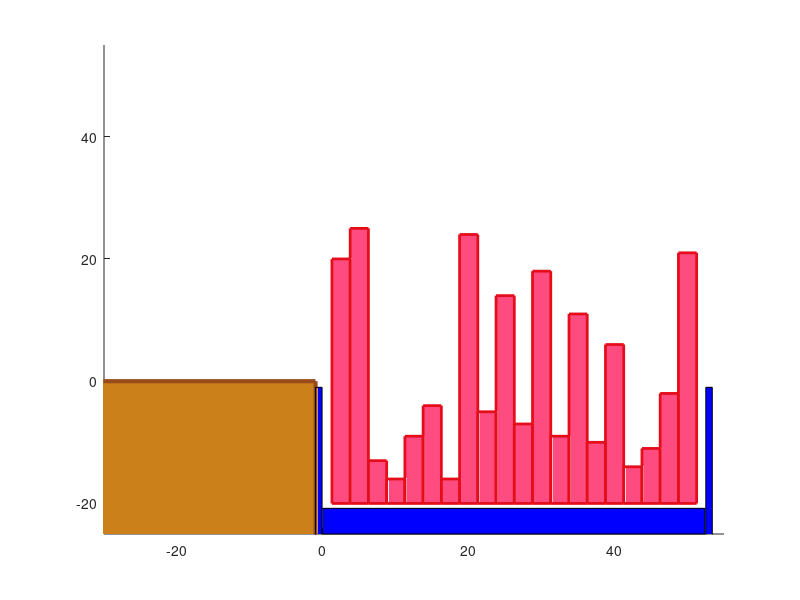

The MATLAB script that drew this image: (Note: this script raises an error after producing the figure.)
clc, clear
% Perfil de contenedores
x_positions = 2.5:2.5:50;
% Altura de los contenedores
hy_cont = randi([0, 45], 1, 20);
estado_cont = [x_positions; hy_cont]
% Ancho de cada contenedor
hx_cont = 2.5;
boat_under_water = 20;

%% Limites del grafico
xmin = -30;
xmax = 55;
ymin = -25;
ymax = 55;

%% Ploteo muelle
delta = 1;
x_muelle = abs(xmin);% + delta;
y_muelle = abs(ymin) + delta;
rectangle('Position', [xmin-delta ymin-delta x_muelle y_muelle], 'EdgeColor', [0.6 0.3 0.1], 'LineWidth', 3, 'FaceColor', [0.8 0.5 0.1])    
hold on
axis([xmin xmax ymin ymax])

%% Ploteo barco
% deltax_cont = 0.25
% ysb = 15;
% barco_x = [0, 0, size(x_positions)*(hx_cont), size(x_positions)*(hx_cont)];
% barco_y = [ysb, -boat_under_water-0.5, -boat_under_water-0.5, ysb];
% plot(barco_x, barco_y, 'LineWidth', 3, 'Color', [0.2 0.2 0.2])

%% Ploteo mar
%Parte izq barco 
rectangle('Position',[-delta ymin-delta delta-0.1 y_muelle-delta],'FaceColor', 'Blue','LineWidth', 0.01)
hold on
rectangle('Position',[-0.1 ymin (size(x_positions,2)*(hx_cont)+ hx_cont)  (abs(ymin)-abs(boat_under_water)-0.8)],'FaceColor', 'Blue','LineWidth', 0.01)
hold on
rectangle('Position',[(size(x_positions,2)*(hx_cont) + hx_cont) ymin-delta delta-0.1 y_muelle-delta],'FaceColor', 'Blue','LineWidth', 0.01)
hold on

%% Ploteo contenedores
x_actual = 0;
% for i = 1:size(x_positions,2)
%     y_actual = - boat_under_water;
%     x_actual = x_positions(i) - hx_cont/2;
%     rectangle('Position', [x_actual y_actual hx_cont hy_cont(i)], 'EdgeColor', [0.9 0.05 0.1], 'LineWidth', 2, 'FaceColor', [1 0.3 0.5])
%     y_actual = y_actual + hy_cont; 
% end
for i = 1:size(x_positions,2)
    y_actual = - boat_under_water;
    x_actual = estado_cont(1,i) - hx_cont/2;
    rectangle('Position', [x_actual y_actual hx_cont estado_cont(2,i)], 'EdgeColor', [0.9 0.05 0.1], 'LineWidth', 2, 'FaceColor', [1 0.3 0.5])
    y_actual = y_actual + hy_cont; 
end
hold on
%% Grafico de posiciones deseadas
pos = puntosTrayectoria(4, 1.5, 20, [-20,0], estado_cont(:,5), x_positions, hy_cont)
pos(2:end,2) = pos(2:end,2) - boat_under_water

% Grafica los puntos y las líneas
plot(pos(:, 1), pos(:, 2), 'o-', 'LineWidth', 2);

% Etiqueta los ejes
xlabel('Posición en x');
ylabel('Altura');
title('Trayectoria de puntos');
hold on
axis([xmin xmax ymin ymax])

